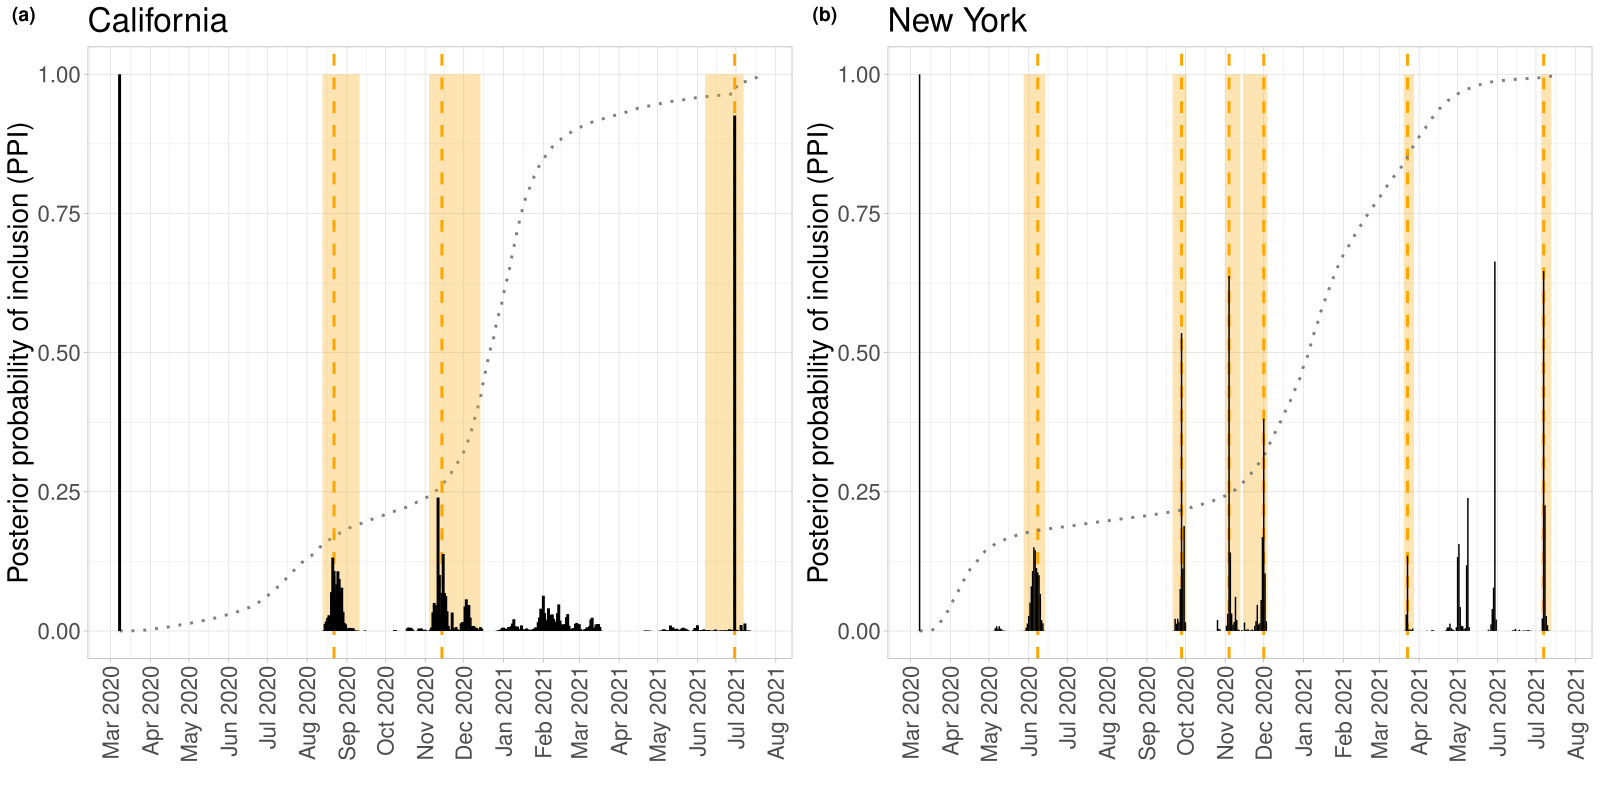

Write the R code that produced this figure.
library(tidyverse)
library(ggpubr)
library(latex2exp)

load("data/fig4.RData")


g1 <- ggplot(data = C_dfr, aes(x = Days, y = P)) +
  geom_line(linetype = "dotted", color = "grey50", size = 1) +
  
  geom_vline(data = comb_dfr, aes(xintercept = cali.data$date[CI_cali[1,1]]), color = "orange", linetype = "dashed", size = 1) +
  geom_vline(data = comb_dfr, aes(xintercept = cali.data$date[CI_cali[2,1]]), color = "orange", linetype = "dashed", size = 1) +
  geom_vline(data = comb_dfr, aes(xintercept = cali.data$date[CI_cali[4,1]]), color = "orange", linetype = "dashed", size = 1) +

  geom_ribbon(data = comb_dfr, aes(xmin = cali.data$date[CI_cali[1,2]], xmax = cali.data$date[CI_cali[1,3]]), fill = "orange", alpha = 0.3, size = 1) +
  geom_ribbon(data = comb_dfr, aes(xmin = cali.data$date[CI_cali[2,2]], xmax = cali.data$date[CI_cali[2,3]]), fill = "orange", alpha = 0.3, size = 1) +
  geom_ribbon(data = comb_dfr, aes(xmin = cali.data$date[CI_cali[4,2]], xmax = cali.data$date[CI_cali[4,3]]), fill = "orange", alpha = 0.3, size = 1) +

  scale_x_date(date_breaks = "1 month", date_labels = "%b %Y") +
  geom_segment(data = comb_dfr, aes(x=Days, xend=Days, y=0, yend=P),color = "black", size = 1) +
  # geom_point(data = comb_dfr, size = 1, aes(color = P_col)) +
  scale_color_manual(values = "cadetblue1") +
  theme_light() + labs(x = "", y = "Posterior probability of inclusion (PPI)", title = "California") + theme(legend.position = "none",
                                                                                                             axis.text.x = element_text(angle = 90, vjust = 0.5, hjust=1), text = element_text(size = 20))
g3 <- ggplot(data = C_ny_dfr, aes(x = Days, y = P)) +
  
  geom_vline(data = comb_ny_dfr, aes(xintercept = ny.data$date[CI_ny[1,1]]), color = "orange", linetype = "dashed", size = 1) +
  geom_vline(data = comb_ny_dfr, aes(xintercept = ny.data$date[CI_ny[2,1]]), color = "orange", linetype = "dashed", size = 1) +
  geom_vline(data = comb_ny_dfr, aes(xintercept = ny.data$date[CI_ny[3,1]]), color = "orange", linetype = "dashed", size = 1) +
  geom_vline(data = comb_ny_dfr, aes(xintercept = ny.data$date[CI_ny[4,1]]), color = "orange", linetype = "dashed", size = 1) +
  geom_vline(data = comb_ny_dfr, aes(xintercept = ny.data$date[CI_ny[5,1]]), color = "orange", linetype = "dashed", size = 1) +
  geom_vline(data = comb_ny_dfr, aes(xintercept = ny.data$date[CI_ny[6,1]]), color = "orange", linetype = "dashed", size = 1) +

  geom_ribbon(data = comb_ny_dfr, aes(xmin = ny.data$date[CI_ny[1,2]], xmax = ny.data$date[CI_ny[1,3]]), fill = "orange", alpha = 0.3, size = 1) +
  geom_ribbon(data = comb_ny_dfr, aes(xmin = ny.data$date[CI_ny[2,2]], xmax = ny.data$date[CI_ny[2,3]]), fill = "orange", alpha = 0.3, size = 1) +
  geom_ribbon(data = comb_ny_dfr, aes(xmin = ny.data$date[CI_ny[3,2]], xmax = ny.data$date[CI_ny[3,3]]), fill = "orange", alpha = 0.3, size = 1) +
  geom_ribbon(data = comb_ny_dfr, aes(xmin = ny.data$date[CI_ny[4,2]], xmax = ny.data$date[CI_ny[4,3]]), fill = "orange", alpha = 0.3, size = 1) +
  geom_ribbon(data = comb_ny_dfr, aes(xmin = ny.data$date[CI_ny[5,2]], xmax = ny.data$date[CI_ny[5,3]]), fill = "orange", alpha = 0.3, size = 1) +
  geom_ribbon(data = comb_ny_dfr, aes(xmin = ny.data$date[CI_ny[6,2]], xmax = ny.data$date[CI_ny[6,3]]), fill = "orange", alpha = 0.3, size = 1) +

  scale_x_date(date_breaks = "1 month", date_labels = "%b %Y") +
  geom_line(aes(x = Days, y = P), linetype = "dotted", color = "grey50", size = 1) +
  geom_segment(data = comb_ny_dfr, aes(x=Days, xend=Days, y=0, yend=P),color = "black") +
  # geom_point(data = comb_ny_dfr, size = 1, aes(color = P_col)) +
  scale_color_manual(values = "cadetblue1") +
  theme_light() + labs(x = "", y = "Posterior probability of inclusion (PPI)", title = "New York") + theme(legend.position = "none",
                                                                                                           axis.text.x = element_text(angle = 90, vjust = 0.5, hjust=1), text = element_text(size = 20))

ggpubr::ggarrange(g1, g3, ncol = 2, labels = c("(a)", "(b)"))
